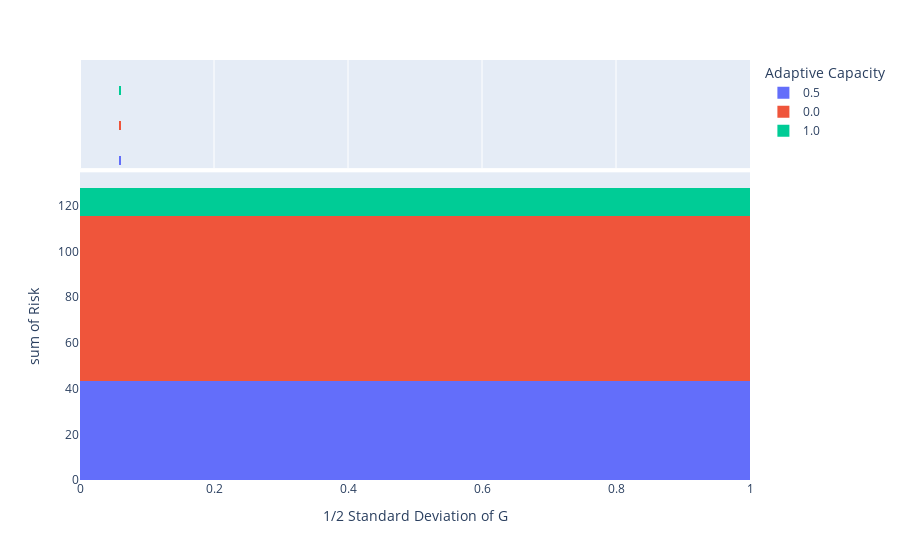

The code cell stored with this chart in its notebook:
### Code cell
fig = px.histogram(data, x="1/2 Standard Deviation of G", y="Risk", marginal="rug",color ="Adaptive Capacity")
fig.show()

### Figure 1 — Plotly figure (JSON) as saved in the notebook; plotly's stock layout.template omitted (floating-point values rounded to 4 significant figures; data arrays with more than 128 entries replaced by an {"elided": "..."} marker saying what was removed)
{"data": [{"alignmentgroup": "True", "bingroup": "x", "histfunc": "sum", "hovertemplate": "Adaptive Capacity=0.5<br>1/2 Standard Deviation of G=%{x}<br>sum of Risk=%{y}<extra></extra>", "legendgroup": "0.5", "marker": {"color": "#636efa"}, "name": "0.5", "offsetgroup": "0.5", "orientation": "v", "showlegend": true, "type": "histogram", "x": [0.06, 0.06, 0.06, 0.06, 0.06, 0.06, 0.06, 0.06, 0.06, 0.06, 0.06, 0.06, 0.06, 0.06, 0.06, 0.06, 0.06, 0.06, 0.06, 0.06, 0.06, 0.06, 0.06, 0.06, 0.06, 0.06, 0.06, 0.06, 0.06, 0.06, 0.06, 0.06, 0.06, 0.06, 0.06, 0.06, 0.06, 0.06, 0.06, 0.06, 0.06, 0.06, 0.06, 0.06, 0.06, 0.06, 0.06, 0.06, 0.06, 0.06, 0.06, 0.06, 0.06, 0.06, 0.06, 0.06, 0.06, 0.06, 0.06, 0.06, 0.06, 0.06, 0.06, 0.06, 0.06, 0.06, 0.06, 0.06, 0.06, 0.06, 0.06, 0.06, 0.06, 0.06, 0.06, 0.06, 0.06, 0.06, 0.06, 0.06, 0.06, 0.06, 0.06, 0.06, 0.06, 0.06, 0.06, 0.06, 0.06, 0.06, 0.06, 0.06, 0.06, 0.06, 0.06, 0.06, 0.06, 0.06, 0.06, 0.06, 0.06], "xaxis": "x", "y": [0.2743, 0.6392, 0.2159, 0.3701, 0.4244, 0.3873, 0.3332, 0.4686, 0.4826, 0.7303, 0.3286, 0.6768, 0.3827, 0.3223, 0.4235, 0.1943, 0.7279, 0.311, 0.1746, 0.3853, 0.3769, 0.4521, 0.6381, 0.7244, 0.2851, 0.2725, 0.2897, 0.7553, 0.3332, 0.3763, 0.5269, 0.3282, 0.3766, 0.3319, 0.4015, 0.4531, 0.2555, 0.7164, 0.4379, 0.5943, 0.5033, 0.4141, 0.2664, 0.2977, 0.2846, 0.4316, 0.2712, 0.2719, 0.3063, 0.6811, 0.6312, 0.3669, 0.4007, 0.3371, 0.2903, 0.3086, 0.3639, 0.3483, 0.4294, 0.3069, 0.2703, 0.6669, 0.5683, 0.3055, 0.2491, 0.5317, 0.4612, 0.6839, 0.3871, 0.3395, 0.3568, 0.4774, 0.3222, 0.4137, 0.3863, 0.4075, 0.3224, 0.6654, 0.5894, 0.744, 0.5899, 0.6, 0.6824, 0.4058, 0.3279, 0.6096, 0.3108, 0.3496, 0.3685, 0.4388, 0.7344, 0.5751, 0.3805, 0.4092, 0.4009, 0.4585, 0.3546, 0.4394, 0.2535, 0.3113, 0.3931], "yaxis": "y"}, {"alignmentgroup": "True", "boxpoints": "all", "fillcolor": "rgba(255,255,255,0)", "hoveron": "points", "hovertemplate": "Adaptive Capacity=0.5<br>1/2 Standard Deviation of G=%{x}<extra></extra>", "jitter": 0, "legendgroup": "0.5", "line": {"color": "rgba(255,255,255,0)"}, "marker": {"color": "#636efa", "symbol": "line-ns-open"}, "name": "0.5", "offsetgroup": "0.5", "showlegend": false, "type": "box", "x": [0.06, 0.06, 0.06, 0.06, 0.06, 0.06, 0.06, 0.06, 0.06, 0.06, 0.06, 0.06, 0.06, 0.06, 0.06, 0.06, 0.06, 0.06, 0.06, 0.06, 0.06, 0.06, 0.06, 0.06, 0.06, 0.06, 0.06, 0.06, 0.06, 0.06, 0.06, 0.06, 0.06, 0.06, 0.06, 0.06, 0.06, 0.06, 0.06, 0.06, 0.06, 0.06, 0.06, 0.06, 0.06, 0.06, 0.06, 0.06, 0.06, 0.06, 0.06, 0.06, 0.06, 0.06, 0.06, 0.06, 0.06, 0.06, 0.06, 0.06, 0.06, 0.06, 0.06, 0.06, 0.06, 0.06, 0.06, 0.06, 0.06, 0.06, 0.06, 0.06, 0.06, 0.06, 0.06, 0.06, 0.06, 0.06, 0.06, 0.06, 0.06, 0.06, 0.06, 0.06, 0.06, 0.06, 0.06, 0.06, 0.06, 0.06, 0.06, 0.06, 0.06, 0.06, 0.06, 0.06, 0.06, 0.06, 0.06, 0.06, 0.06], "xaxis": "x2", "yaxis": "y2"}, {"alignmentgroup": "True", "bingroup": "x", "histfunc": "sum", "hovertemplate": "Adaptive Capacity=0.0<br>1/2 Standard Deviation of G=%{x}<br>sum of Risk=%{y}<extra></extra>", "legendgroup": "0.0", "marker": {"color": "#EF553B"}, "name": "0.0", "offsetgroup": "0.0", "orientation": "v", "showlegend": true, "type": "histogram", "x": {"elided": "137 float values"}, "xaxis": "x", "y": {"elided": "137 float values"}, "yaxis": "y"}, {"alignmentgroup": "True", "boxpoints": "all", "fillcolor": "rgba(255,255,255,0)", "hoveron": "points", "hovertemplate": "Adaptive Capacity=0.0<br>1/2 Standard Deviation of G=%{x}<extra></extra>", "jitter": 0, "legendgroup": "0.0", "line": {"color": "rgba(255,255,255,0)"}, "marker": {"color": "#EF553B", "symbol": "line-ns-open"}, "name": "0.0", "offsetgroup": "0.0", "showlegend": false, "type": "box", "x": {"elided": "137 float values"}, "xaxis": "x2", "yaxis": "y2"}, {"alignmentgroup": "True", "bingroup": "x", "histfunc": "sum", "hovertemplate": "Adaptive Capacity=1.0<br>1/2 Standard Deviation of G=%{x}<br>sum of Risk=%{y}<extra></extra>", "legendgroup": "1.0", "marker": {"color": "#00cc96"}, "name": "1.0", "offsetgroup": "1.0", "orientation": "v", "showlegend": true, "type": "histogram", "x": [0.06, 0.06, 0.06, 0.06, 0.06, 0.06, 0.06, 0.06, 0.06, 0.06, 0.06, 0.06, 0.06, 0.06, 0.06, 0.06, 0.06, 0.06, 0.06, 0.06, 0.06, 0.06, 0.06, 0.06, 0.06, 0.06, 0.06, 0.06, 0.06, 0.06, 0.06, 0.06, 0.06, 0.06, 0.06, 0.06, 0.06, 0.06, 0.06, 0.06], "xaxis": "x", "y": [0.2379, 0.4987, 0.289, 0.2103, 0.3081, 0.1962, 0.1141, 0.2218, 0.2524, 0.3348, 0.2081, 0.218, 0.3829, 0.1948, 0.2364, 0.4711, 0.1871, 0.4669, 0.3213, 0.1935, 0.4789, 0.2971, 0.1158, 0.2881, 0.5489, 0.4919, 0.5773, 0.526, 0.3367, 0.1572, 0.2439, 0.1984, 0.2864, 0.5603, 0.4319, 0.2013, 0.2597, 0.2816, 0.2025, 0.2211], "yaxis": "y"}, {"alignmentgroup": "True", "boxpoints": "all", "fillcolor": "rgba(255,255,255,0)", "hoveron": "points", "hovertemplate": "Adaptive Capacity=1.0<br>1/2 Standard Deviation of G=%{x}<extra></extra>", "jitter": 0, "legendgroup": "1.0", "line": {"color": "rgba(255,255,255,0)"}, "marker": {"color": "#00cc96", "symbol": "line-ns-open"}, "name": "1.0", "offsetgroup": "1.0", "showlegend": false, "type": "box", "x": [0.06, 0.06, 0.06, 0.06, 0.06, 0.06, 0.06, 0.06, 0.06, 0.06, 0.06, 0.06, 0.06, 0.06, 0.06, 0.06, 0.06, 0.06, 0.06, 0.06, 0.06, 0.06, 0.06, 0.06, 0.06, 0.06, 0.06, 0.06, 0.06, 0.06, 0.06, 0.06, 0.06, 0.06, 0.06, 0.06, 0.06, 0.06, 0.06, 0.06], "xaxis": "x2", "yaxis": "y2"}], "layout": {"barmode": "relative", "legend": {"title": {"text": "Adaptive Capacity"}, "tracegroupgap": 0}, "margin": {"t": 60}, "xaxis": {"anchor": "y", "domain": [0, 1], "title": {"text": "1/2 Standard Deviation of G"}}, "xaxis2": {"anchor": "y2", "domain": [0, 1], "matches": "x", "showgrid": true, "showticklabels": false}, "yaxis": {"anchor": "x", "domain": [0, 0.7326], "title": {"text": "sum of Risk"}}, "yaxis2": {"anchor": "x2", "domain": [0.7426, 1], "matches": "y2", "showgrid": false, "showline": false, "showticklabels": false, "ticks": ""}}}
